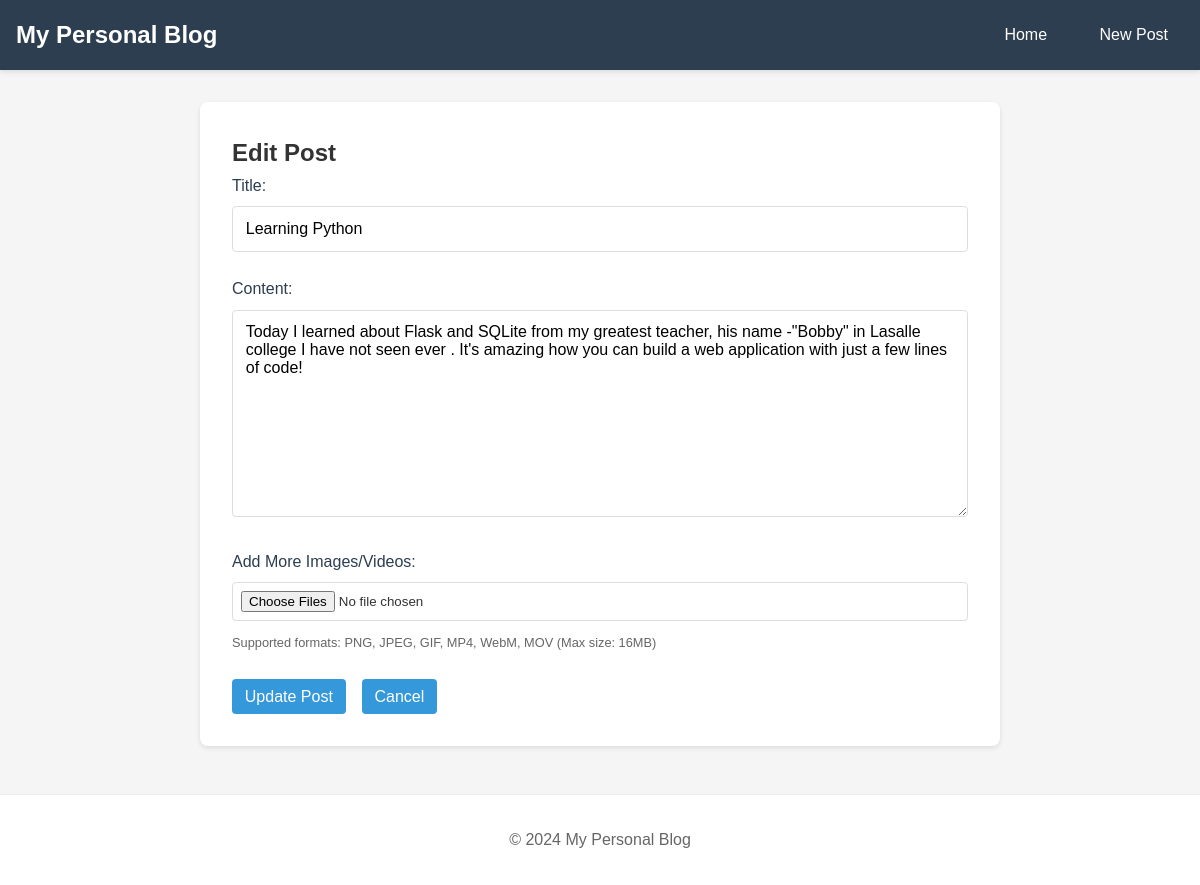
The app's page /edit/9 with its own data.
### tables this page shows
CREATE TABLE posts (
            id INTEGER PRIMARY KEY AUTOINCREMENT,
            title TEXT NOT NULL,
            content TEXT NOT NULL,
            created_at TIMESTAMP NOT NULL DEFAULT CURRENT_TIMESTAMP
        );

### app.py (the view)
@app.route('/edit/<int:post_id>', methods=['GET', 'POST'])
def edit(post_id):
    post = db.get_post(post_id)
    if post is None:
        return "Post not found", 404
    if request.method == 'POST':
        title = request.form['title']
        content = request.form['content']
        db.update_post(post_id, title, content)
        handle_media_upload(request.files, post_id)
        return redirect(url_for('home'))
    return render_template('edit.html', post=post)

### database.py (called while the page is built)
def get_db_connection():
    conn = sqlite3.connect(DATABASE_FILE)
    conn.row_factory = sqlite3.Row
    return conn

def get_post(post_id):
    conn = get_db_connection()
    post = conn.execute('SELECT * FROM posts WHERE id = ?', (post_id,)).fetchone()
    if post:
        post = dict(post)
        post['media'] = get_post_media(post['id'])
    conn.close()
    return post

def get_post_media(post_id):
    conn = get_db_connection()
    media = conn.execute('''
        SELECT * FROM media
        WHERE post_id = ?
        ORDER BY created_at
    ''', (post_id,)).fetchall()
    conn.close()
    return media

### templates/edit.html (shortened to what this page needs)
{% extends "base.html" %}
{% block content %}
    <div class="form-container">
        <h2>Edit Post</h2>
        <form method="POST" enctype="multipart/form-data">
            <div class="form-group">
                <label for="title">Title:</label>
                <input type="text" id="title" name="title" value="{{ post['title'] }}" required>
            </div>
            <div class="form-group">
                <label for="content">Content:</label>
                <textarea id="content" name="content" rows="10" required>{{ post['content'] }}</textarea>
            </div>
            <div class="form-group">
                <label for="media">Add More Images/Videos:</label>
                <input type="file" id="media" name="media" multiple
                       accept="image/png, image/jpeg, image/gif, video/mp4, video/webm, video/quicktime">
                <small class="form-text text-muted">
                    Supported formats: PNG, JPEG, GIF, MP4, WebM, MOV (Max size: 16MB)
                </small>
            </div>
            <div class="form-actions">
                <button type="submit" class="button">Update Post</button>
                <a href="{{ url_for('view_post', post_id=post['id']) }}" class="button">Cancel</a>
            </div>
        </form>
    </div>
{% endblock %}

### static/css/style.css (style rules this page uses)
* { margin: 0; padding: 0; box-sizing: border-box; }
body { font-family: 'Arial', sans-serif; line-height: 1.6; color: #333; background-color: #f5f5f5; }
.button { display: inline-block; padding: 0.3rem 0.8rem; background-color: #3498db; color: white; text-decoration: none; border-radius: 4px; border: none; cursor: pointer; font-size: 1rem; transition: background-color 0.3s; text-align: center; }
button.button { all: unset; display: inline-block; padding: 0.3rem 0.8rem; background-color: #3498db; color: white; text-decoration: none; border-radius: 4px; cursor: pointer; font-size: 1rem; transition: background-color 0.3s; text-align: center; }
.form-container { background: white; padding: 2rem; border-radius: 8px; box-shadow: 0 2px 5px rgba(0,0,0,0.1); max-width: 800px; margin: 0 auto; }
.form-group { margin-bottom: 1.5rem; }
label { display: block; margin-bottom: 0.5rem; color: #2c3e50; }
input[type="text"], textarea { width: 100%; padding: 0.8rem; border: 1px solid #ddd; border-radius: 4px; font-size: 1rem; font-family: inherit; }
textarea { resize: vertical; }
input[type="file"] { display: block; width: 100%; padding: 0.5rem; margin-bottom: 0.5rem; border: 1px solid #ddd; border-radius: 4px; background-color: #fff; }
.form-text { color: #666; font-size: 0.8rem; margin-top: 0.25rem; }
.form-actions, .actions { display: flex; gap: 1rem; margin-top: 1rem; }

### records on screen
posts: title "Learning Python", content "Today I learned about Flask and SQLite from my greatest teacher, his name -\"Bobby\" in Lasalle college I have not seen ever . It's amazing how you can build a web application with just a few lines of code!"
